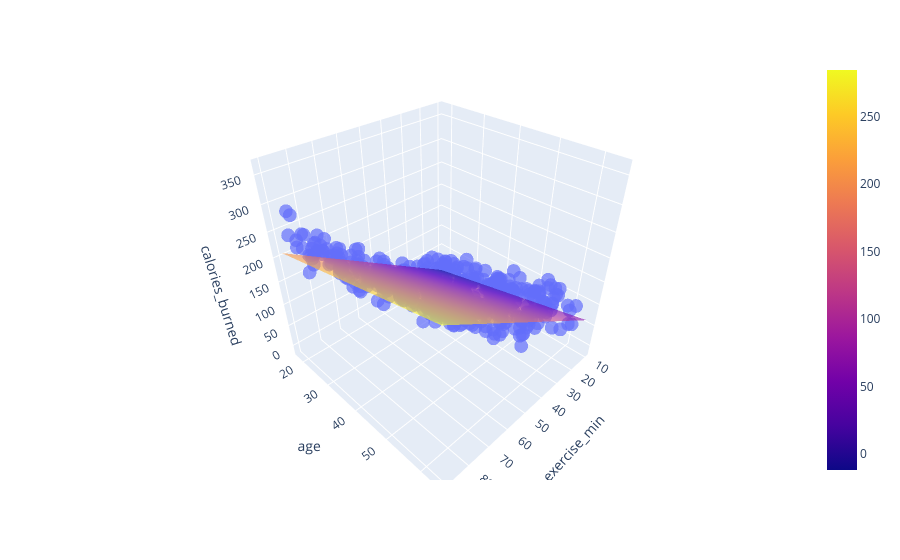

Source (notebook cell):
### Code cell
# meshgrids
x_range = np.linspace(df['exercise_min'].min(), df['exercise_min'].max(), 30)
y_range = np.linspace(df['age'].min(), df['age'].max(), 30)
xx, yy = np.meshgrid(x_range, y_range)

heart_rate_mean = df['heart_rate'].mean()
heart_rate_col = np.full(xx.ravel().shape, heart_rate_mean)

pred_input = np.c_[yy.ravel(), xx.ravel(), heart_rate_col]
zz = lr.predict(pred_input).reshape(xx.shape)

fig = px.scatter_3d(df, x='exercise_min', y='age', z='calories_burned', opacity=0.7)
fig.add_surface(x=x_range, y=y_range, z=zz, name='Linear Plane (at Mean HR)', opacity=0.6)

### Figure 1 — Plotly figure (JSON) as saved in the notebook; plotly's stock layout.template omitted (floating-point values rounded to 4 significant figures; data arrays with more than 128 entries replaced by an {"elided": "..."} marker saying what was removed)
{"data": [{"hovertemplate": "exercise_min=%{x}<br>age=%{y}<br>calories_burned=%{z}<extra></extra>", "legendgroup": "", "marker": {"color": "#636efa", "opacity": 0.7, "symbol": "circle"}, "mode": "markers", "name": "", "scene": "scene", "showlegend": false, "type": "scatter3d", "x": {"elided": "500 float values"}, "y": {"elided": "500 int values"}, "z": {"elided": "500 float values"}}, {"name": "Linear Plane (at Mean HR)", "opacity": 0.6, "type": "surface", "x": [10.37, 13.12, 15.86, 18.61, 21.35, 24.1, 26.84, 29.59, 32.33, 35.08, 37.82, 40.57, 43.31, 46.06, 48.8, 51.55, 54.29, 57.04, 59.78, 62.53, 65.27, 68.02, 70.76, 73.51, 76.25, 79.0, 81.74, 84.49, 87.23, 89.98], "y": [18.0, 19.59, 21.17, 22.76, 24.34, 25.93, 27.52, 29.1, 30.69, 32.28, 33.86, 35.45, 37.03, 38.62, 40.21, 41.79, 43.38, 44.97, 46.55, 48.14, 49.72, 51.31, 52.9, 54.48, 56.07, 57.66, 59.24, 60.83, 62.41, 64.0], "z": {"elided": "30x30 float values"}}], "layout": {"legend": {"tracegroupgap": 0}, "margin": {"t": 60}, "scene": {"domain": {"x": [0, 1], "y": [0, 1]}, "xaxis": {"title": {"text": "exercise_min"}}, "yaxis": {"title": {"text": "age"}}, "zaxis": {"title": {"text": "calories_burned"}}}}}
